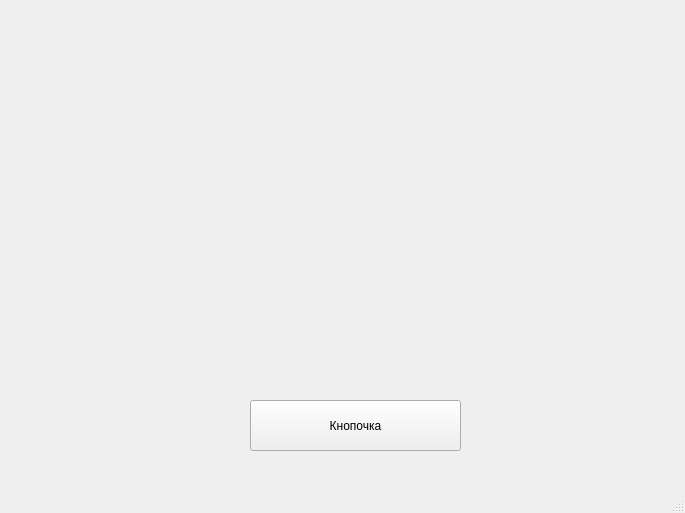
<?xml version="1.0" encoding="UTF-8"?>
<ui version="4.0">
 <class>MainWindow</class>
 <widget class="QMainWindow" name="MainWindow">
  <property name="geometry">
   <rect>
    <x>0</x>
    <y>0</y>
    <width>685</width>
    <height>513</height>
   </rect>
  </property>
  <property name="windowTitle">
   <string>MainWindow</string>
  </property>
  <widget class="QWidget" name="centralwidget">
   <widget class="QPushButton" name="btn">
    <property name="geometry">
     <rect>
      <x>250</x>
      <y>400</y>
      <width>211</width>
      <height>51</height>
     </rect>
    </property>
    <property name="text">
     <string>Кнопочка</string>
    </property>
   </widget>
  </widget>
  <widget class="QMenuBar" name="menubar">
   <property name="geometry">
    <rect>
     <x>0</x>
     <y>0</y>
     <width>685</width>
     <height>18</height>
    </rect>
   </property>
  </widget>
  <widget class="QStatusBar" name="statusbar"/>
 </widget>
 <resources/>
 <connections/>
</ui>
